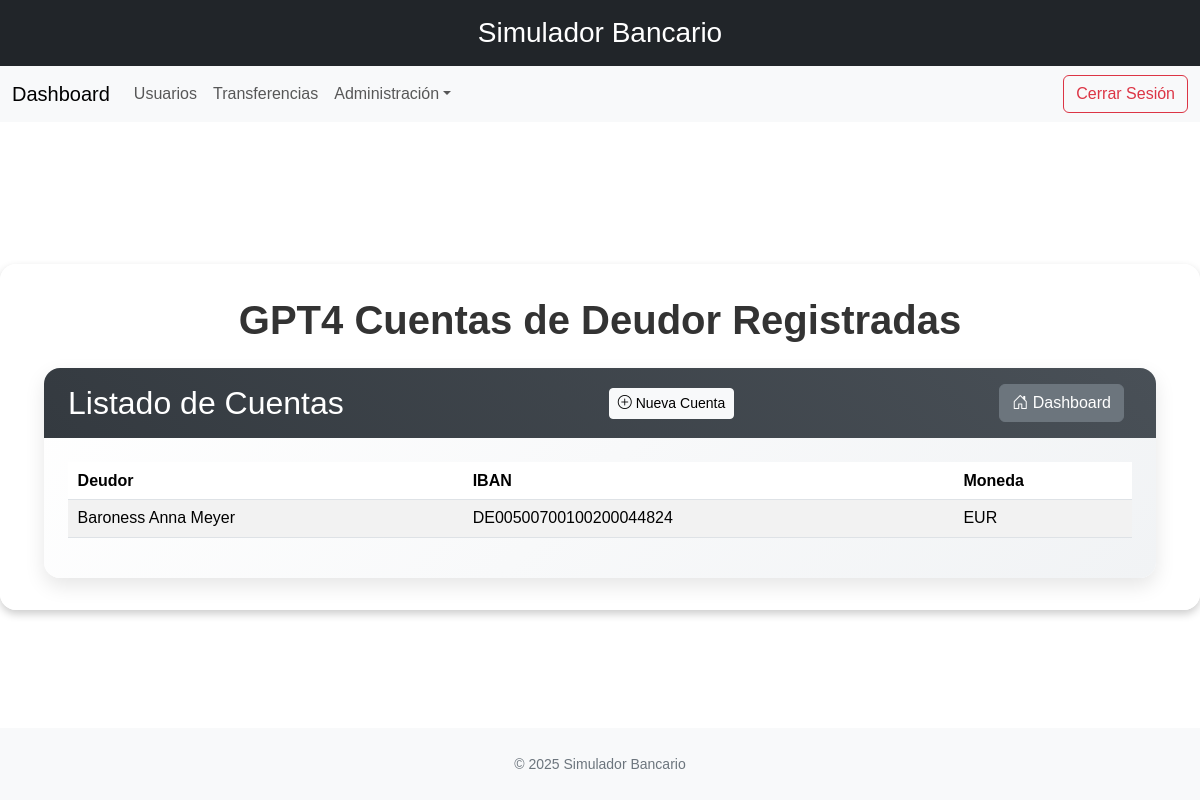
The page /gpt4/cuentas-deudor/ (signed in) on the database as committed earlier.
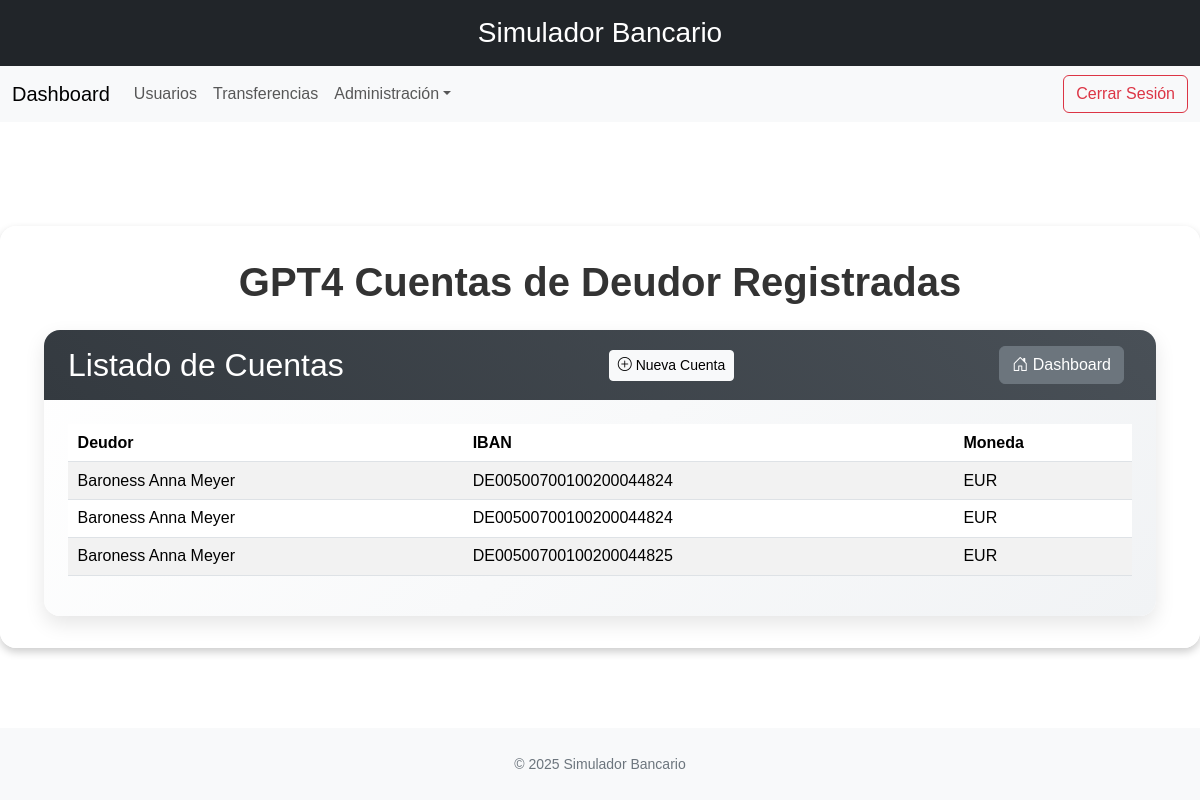
The same page on the database as committed later.
### banco/models.py (models this page shows, shortened)
class Account(models.Model):
    iban = EncryptedCharField(
        max_length=34, unique=True,
        validators=[iban_validator],
        help_text="IBAN cifrado"
    )
    currency = models.CharField(
        max_length=3, default='EUR',
        validators=[currency_validator]
    )
    class Meta:
        abstract = True
        app_label = 'banco'

class DebtorAccount(Account):
    debtor = models.ForeignKey(
        Debtor, on_delete=models.CASCADE,
        related_name='accounts'
    )
    balance = models.DecimalField(
        max_digits=18, decimal_places=2,
        default=Decimal('0.00'),
    )
    class Meta(Account.Meta):
        db_table = 'sim_debtor_account'
        app_label = 'banco'

class Party(models.Model):
    name = models.CharField(max_length=70, unique=True)
    address = models.OneToOneField(
        PostalAddress,
        on_delete=models.CASCADE,
        related_name="%(class)ss_address"
    )
    class Meta:
        abstract = True
        app_label = 'banco'

class Debtor(Party):
    customer_id = models.CharField(max_length=35, unique=True)
    user = models.OneToOneField(User, on_delete=models.CASCADE, related_name='debtor', null=True)
    class Meta(Party.Meta):
        db_table = 'sim_debtor'
        app_label = 'banco'

### banco/gpt_views.py (the view)
# urls.py: path('gpt4/cuentas-deudor/', gpt_views.DebtorAccountListView.as_view(), name='list_debtor_accountsGPT4'),
class DebtorAccountListView(LoginRequiredMixin, generic.ListView):
    model = DebtorAccount
    template_name = 'api/GPT4/list_debtor_accounts.html'
    context_object_name = 'accounts'

### banco/models.py (called while the page is built)
    def from_db_value(self, value, expression, connection):
        if value is None:
            return None
        last_error = None
        for f in self.fernets:
            try:
                return force_str(f.decrypt(force_bytes(value)))
            except InvalidToken as e:
                last_error = e
                continue
        raise last_error

### banco/templates/api/GPT4/list_debtor_accounts.html (shortened to what this page needs)
{% extends 'base.html' %}
{% block content %}
<div class="container-fluid">
  <h1 class="text-center display-6 fw-bold mb-4">GPT4 Cuentas de Deudor Registradas</h1>
  <div class="card custom-card">
    <div class="custom-card-header d-flex justify-content-between align-items-center">
      <h2 class="mb-0">Listado de Cuentas</h2>
      <a href="{% url 'create_debtor_accountGPT4' %}" class="btn btn-light btn-sm">
        <i class="bi bi-plus-circle"></i> Nueva Cuenta
      </a>
      <a href="{% url 'dashboard' %}" class="btn btn-secondary me-2">
        <i class="bi bi-house-door"></i> Dashboard
      </a>
    </div>
    <div class="card-body custom-card-body">
      <div class="table-responsive">
        <table class="table table-sm table-striped table-hover align-middle table-custom">
          <thead>
            <tr>
              <th>Deudor</th>
              <th>IBAN</th>
              <th>Moneda</th>
            </tr>
          </thead>
          <tbody>
            {% for account in accounts %}
            <tr>
              <td>{{ account.debtor.name }}</td>
              <td>{{ account.iban }}</td>
              <td>{{ account.currency }}</td>
            </tr>
            {% endfor %}
          </tbody>
        </table>
      </div>
    </div>
  </div>
</div>
{% endblock %}

### banco/templates/base.html (shortened to what this page needs)
{% load static %}
{% load django_bootstrap5 %}
<!DOCTYPE html>
<html lang="es">
  <head>
    {% bootstrap_css %}
    <link rel="stylesheet" href="https://cdn.jsdelivr.net/npm/bootstrap-icons@1.11.3/font/bootstrap-icons.min.css" />
  </head>
  <body>
    {% include 'banco/partials/header.html' %}
    {% if user.is_authenticated %}
      <nav id="navbar">
        {% include 'banco/partials/navGeneral.html' %}
      </nav>
    {% endif %}
    <main id="main-content">
      <div class="contenido">
        {% block content %}{% endblock %}
      </div>
    </main>
    {% include 'banco/partials/footer.html' %}
  </body>
</html>

### banco/templates/banco/partials/header.html
<header class="py-3 bg-dark text-white text-center">
  <h1 class="h3 m-0">Simulador Bancario</h1>
</header>

### banco/templates/banco/partials/navGeneral.html (shortened to what this page needs)
<nav class="navbar navbar-expand-lg navbar-light bg-light mb-4">
  <div class="container-fluid">
    <a class="navbar-brand" href="{% url 'dashboard' %}">Dashboard</a>
    <div class="collapse navbar-collapse" id="navbarsExample">
      <ul class="navbar-nav me-auto mb-2 mb-lg-0">
        <li class="nav-item"><a class="nav-link" href="{% url 'user_list' %}">Usuarios</a></li>
        <li class="nav-item"><a class="nav-link" href="{% url 'transfer' %}">Transferencias</a></li>
        {% if user.is_superuser %}
        <li class="nav-item dropdown">
          <a class="nav-link dropdown-toggle" href="#" id="adminMenu" role="button" data-bs-toggle="dropdown" aria-expanded="false">Administración</a>
        </li>
        {% endif %}
      </ul>
      <div class="d-flex">
        <a href="{% url 'logout' %}" class="btn btn-outline-danger">Cerrar Sesión</a>
      </div>
    </div>
  </div>
</nav>

### banco/templates/banco/partials/footer.html
<footer class="text-center py-4 mt-auto bg-light">
  <small>&copy; 2025 Simulador Bancario</small>
</footer>

### banco/templates/api/GPT4/list_debtor_accounts.html (style rules this page uses)
h1.text-center { font-size: 2.5rem !important; }
.custom-card { border-radius: 1rem; box-shadow: 0 8px 20px rgba(0,0,0,0.1); background: linear-gradient(135deg,#ffffff 0%,#f1f3f5 100%); border: none; transition: transform .3s ease, box-shadow .3s ease; }
.custom-card-header { background: linear-gradient(45deg,#343a40,#495057); color: #fff; font-weight: 600; font-size: 1.3rem; padding: 1rem 1.5rem; border-top-left-radius: 1rem; border-top-right-radius: 1rem; }
.custom-card-body { padding: 1.5rem; }
.table-custom { width: 100%; border-collapse: collapse; }
.table-custom th, .table-custom td { padding: 0.4rem 0.6rem; }
.table-custom thead { background-color: #e9ecef; }

Rows that differ between the two databases and show on the page:
added DebtorAccount: debtor.name "Baroness Anna Meyer", iban "DE00500700100200044824", currency "EUR"
added DebtorAccount: debtor.name "Baroness Anna Meyer", iban "DE00500700100200044825", currency "EUR"
